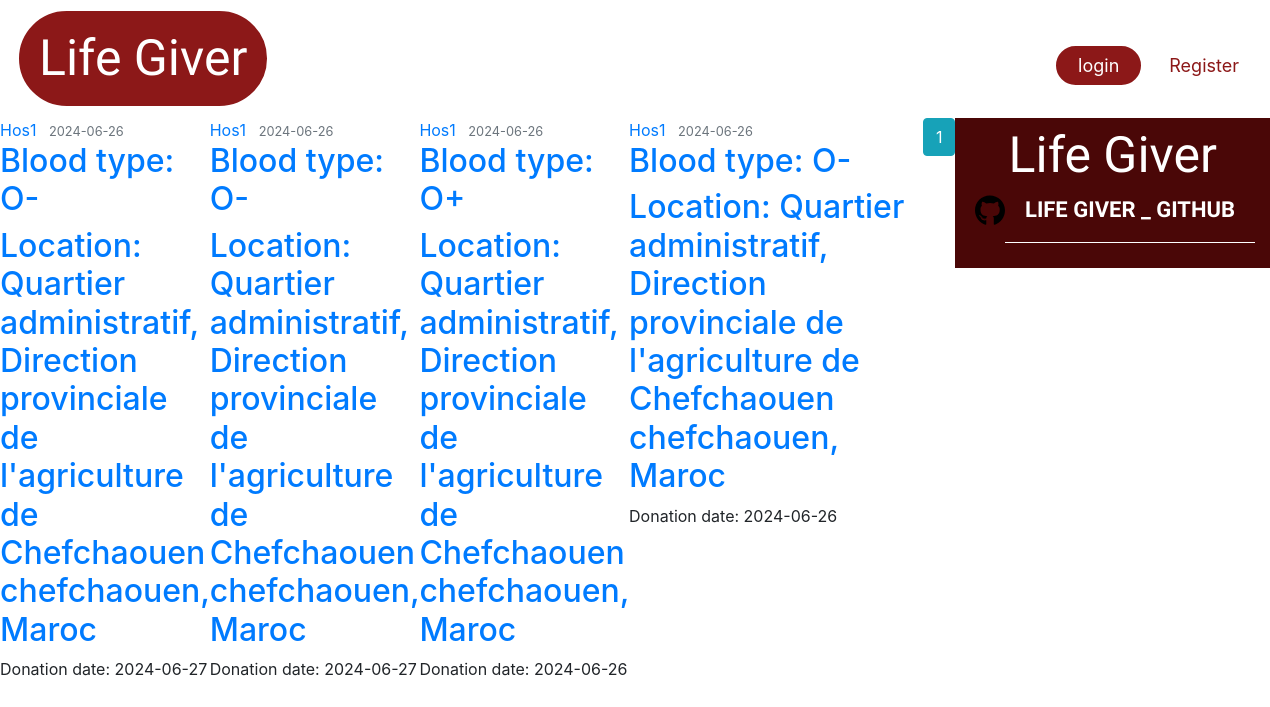
/donation_history/1, run on an earlier commit of the app's database.
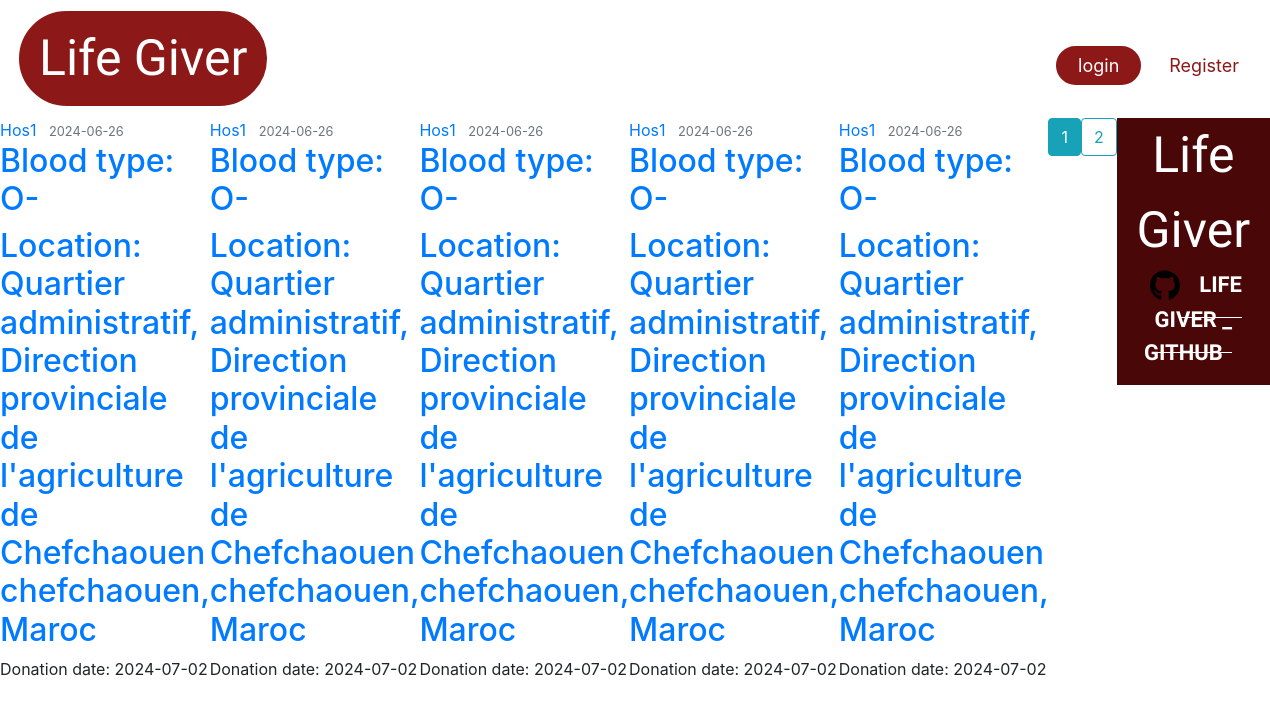
And on a later commit of the database.
### Lifegiver_test/lifegiver/models.py (models this page shows, shortened)
class UserDonation(db.Model):
    id = db.Column(db.Integer, primary_key=True)
    donation_date = db.Column(db.DateTime, nullable=False, default=datetime.now)
    donor_id = db.Column(db.Integer, db.ForeignKey('donor.id'), nullable=False)
    request_id = db.Column(db.Integer, db.ForeignKey('donation_request.id'), nullable=True)
    hospital_id = db.Column(db.Integer, db.ForeignKey('hospital.id'), nullable=False)

class Hospital(db.Model, UserMixin):
    __tablename__ = 'hospital'
    id = db.Column(db.Integer, primary_key=True)
    name = db.Column(db.String(225), nullable=False)
    image_file = db.Column(db.String(20), nullable=False, default='default1.png')
    street = db.Column(db.String(500), nullable=True)
    city = db.Column(db.String(100), nullable=True)
    province = db.Column(db.String(100), nullable=True)
    zip_code = db.Column(db.String(45), nullable=True)
    country = db.Column(db.String(100), nullable=True)
    phone_number = db.Column(db.String(45), nullable=False)
    email = db.Column(db.String(125), unique=True, nullable=False)
    password = db.Column(db.String(60), nullable=False)
    barcode = db.Column(db.String(100), unique=True, nullable=False)
    lat = db.Column(db.Float, nullable=True)
    lng = db.Column(db.Float, nullable=True)
    hospital_donations = db.relationship('UserDonation', backref='hospital_donation', lazy=True)
    hospital_requests = db.relationship('DonationRequest', backref='hospital_request', lazy=True)
    urgent_requests = db.relationship('UrgentRequest', backref='hospital_urgent_request', lazy=True)

class DonationRequest(db.Model):
    id = db.Column(db.Integer, primary_key=True)
    hospital_id = db.Column(db.Integer, db.ForeignKey('hospital.id'), nullable=False)
    blood_type = db.Column(db.Enum('O-', 'O+', 'A-', 'A+', 'B-', 'B+', 'AB-', 'AB+'), nullable=False)
    request_date = db.Column(db.DateTime, nullable=False, default=datetime.now)
    status = db.Column(db.Enum('pending', 'fulfilled', 'failed'), nullable=False)
    expiration_date = db.Column(db.DateTime, nullable=False, default=lambda: datetime.now() + timedelta(days=90))
    request_donations = db.relationship('UserDonation', backref='donation_request', lazy=True)

### Lifegiver_test/lifegiver/route.py (the view)
@app.route('/donation_history/<int:donor_id>', methods=['POST', 'GET'], strict_slashes=False)
def donation_history(donor_id):
    page = request.args.get('page', 1, type=int)
    donor = Donor.query.filter_by(id=donor_id).first_or_404()
    user_donations = UserDonation.query.filter_by(donor_id=donor_id)\
            .order_by(UserDonation.donation_date.desc())\
            .paginate(page=page, per_page=5) # inteade of using .all() we gonna change it to .paginate() to get 10 requests per page
    return render_template('donation_history.html', title='All User Donations', donations=user_donations, donor_id=donor_id)

### Lifegiver_test/lifegiver/templates/donation_history.html
{% extends "layout.html" %}
{% block content %}
    {% for don in donations.items %}
        <article class="media content-section">
          <div class="media-body">
            <div class="article-metadata">
              <a class="mr-2" href="#">{{ don.hospital_donation.name }}</a>
              <small class="text-muted">{{ don.donation_request.request_date.strftime('%Y-%m-%d') }}</small>
            </div>
            <h2><a class="article-title" href="#">{{ 'Blood type: ' ~ don.donation_request.blood_type }}</a></h2>
            <h2><a class="article-title" href="#">{{ 'Location: ' ~ don.hospital_donation.street ~ ' ' ~ don.hospital_donation.city ~ ', ' ~ don.hospital_donation.country }}</a></h2>
            <p class="article-content">{{ 'Donation date: ' ~ don.donation_date.strftime('%Y-%m-%d') }}</p>
          </div>
    {% endfor %}
    {% for page_num in donations.iter_pages(left_edge=1, right_edge=1, left_current=1, right_current=1) %}
      {% if page_num %}
        {% if donations.page == page_num %}
          <a class="btn btn-info mb-4" href="{{ url_for('donation_history', donor_id=donor_id, page=page_num) }}">{{ page_num }}</a>
        {% else %}
          <a class="btn btn-outline-info mb-4" href="{{ url_for('donation_history', donor_id=donor_id, page=page_num) }}">{{ page_num }}</a>
        {% endif %}
      {% else %}
        ...
      {% endif %}
    {% endfor %}
{% endblock content %}

What changed in the data, as far as the page shows it:
no longer on this page (row unchanged): UserDonation: hospital_donation.name "Hos1", donation_request.request_date "2024-06-26", {{ 'Blood type: ' ~ don.donation_request.blood_type }} "Blood type: O-", Hospital.street+city+country "Location: Quartier administratif, Direction provinciale de l'agriculture de Chefchaouen chefchaouen, Maroc", donation_date "Donation date: 2024-06-27"
no longer on this page (row unchanged): UserDonation: hospital_donation.name "Hos1", donation_request.request_date "2024-06-26", {{ 'Blood type: ' ~ don.donation_request.blood_type }} "Blood type: O-", Hospital.street+city+country "Location: Quartier administratif, Direction provinciale de l'agriculture de Chefchaouen chefchaouen, Maroc", donation_date "Donation date: 2024-06-27"
no longer on this page (row unchanged): UserDonation: hospital_donation.name "Hos1", donation_request.request_date "2024-06-26", Hospital.street+city+country "Location: Quartier administratif, Direction provinciale de l'agriculture de Chefchaouen chefchaouen, Maroc", donation_date "Donation date: 2024-06-26"
no longer on this page (row unchanged): DonationRequest: blood_type "Blood type: O+"
no longer on this page (row unchanged): UserDonation: hospital_donation.name "Hos1", donation_request.request_date "2024-06-26", {{ 'Blood type: ' ~ don.donation_request.blood_type }} "Blood type: O-", Hospital.street+city+country "Location: Quartier administratif, Direction provinciale de l'agriculture de Chefchaouen chefchaouen, Maroc", donation_date "Donation date: 2024-06-26"
added UserDonation: hospital_donation.name "Hos1", donation_request.request_date "2024-06-26", {{ 'Blood type: ' ~ don.donation_request.blood_type }} "Blood type: O-", Hospital.street+city+country "Location: Quartier administratif, Direction provinciale de l'agriculture de Chefchaouen chefchaouen, Maroc", donation_date "Donation date: 2024-07-02"
added UserDonation: hospital_donation.name "Hos1", donation_request.request_date "2024-06-26", {{ 'Blood type: ' ~ don.donation_request.blood_type }} "Blood type: O-", Hospital.street+city+country "Location: Quartier administratif, Direction provinciale de l'agriculture de Chefchaouen chefchaouen, Maroc", donation_date "Donation date: 2024-07-02"
added UserDonation: hospital_donation.name "Hos1", donation_request.request_date "2024-06-26", {{ 'Blood type: ' ~ don.donation_request.blood_type }} "Blood type: O-", Hospital.street+city+country "Location: Quartier administratif, Direction provinciale de l'agriculture de Chefchaouen chefchaouen, Maroc", donation_date "Donation date: 2024-07-02"
added UserDonation: hospital_donation.name "Hos1", donation_request.request_date "2024-06-26", {{ 'Blood type: ' ~ don.donation_request.blood_type }} "Blood type: O-", Hospital.street+city+country "Location: Quartier administratif, Direction provinciale de l'agriculture de Chefchaouen chefchaouen, Maroc", donation_date "Donation date: 2024-07-02"
added UserDonation: hospital_donation.name "Hos1", donation_request.request_date "2024-06-26", {{ 'Blood type: ' ~ don.donation_request.blood_type }} "Blood type: O-", Hospital.street+city+country "Location: Quartier administratif, Direction provinciale de l'agriculture de Chefchaouen chefchaouen, Maroc", donation_date "Donation date: 2024-07-02"
Also different on the page:
new list line: "2"
